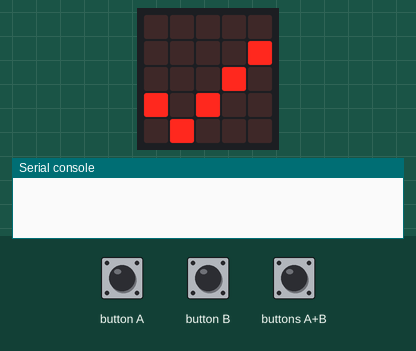
The program below on a simulated BBC micro:bit (MakeCode). On the bench: the board's 5×5 LED display, the last lines printed to the serial console. The inputs (shaded band) are chosen by the test bench. No radio messages arrive unless stated (any console line starting 'radio sent:' is added by the test bench).

Above: at 1.8 s.
1.9 s: button A pressed for 0.15 s
At 2.6 s:
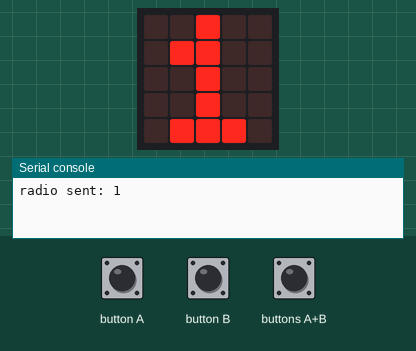
3.5 s: button B pressed for 0.15 s
At 4.8 s:
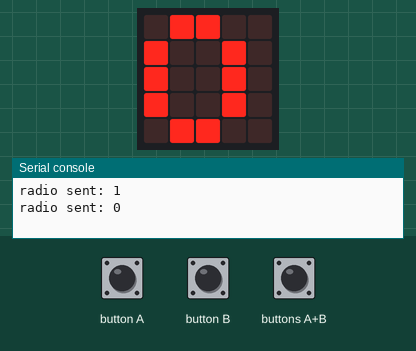
5.1 s: buttons A+B pressed for 0.15 s
At 6.2 s:
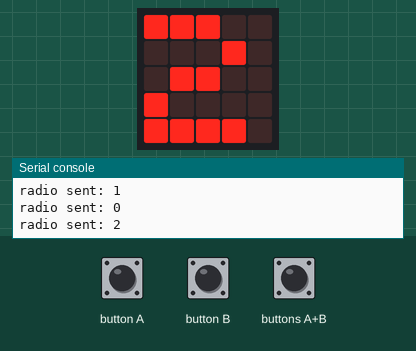
Timing chart, 0 to 8.1 s (numbered marks = the images above; inputs shaded):
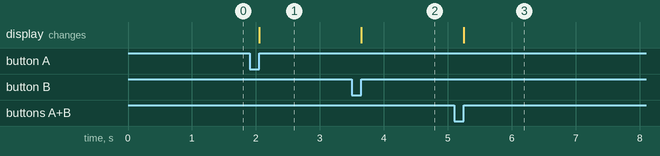

The program:

main.ts
```typescript
input.onButtonPressed(Button.A, function () {
    radio.sendNumber(1)
    basic.showNumber(1)
})
input.onButtonPressed(Button.AB, function () {
    radio.sendNumber(2)
    basic.showNumber(2)
})
input.onButtonPressed(Button.B, function () {
    radio.sendNumber(0)
    basic.showNumber(0)
})
basic.showIcon(IconNames.Yes)
radio.setGroup(99)
```

test.ts
```typescript
// 在此处测试；当此软件包作为插件使用时，将不会编译此软件包。
```

Measured:
- after the input at 1.9 s, the display: changes after 0.15 s (image 1)
- after the input at 3.5 s, the display: changes after 0.15 s (image 2)
- after the input at 5.1 s, the display: changes after 0.15 s (image 3)
